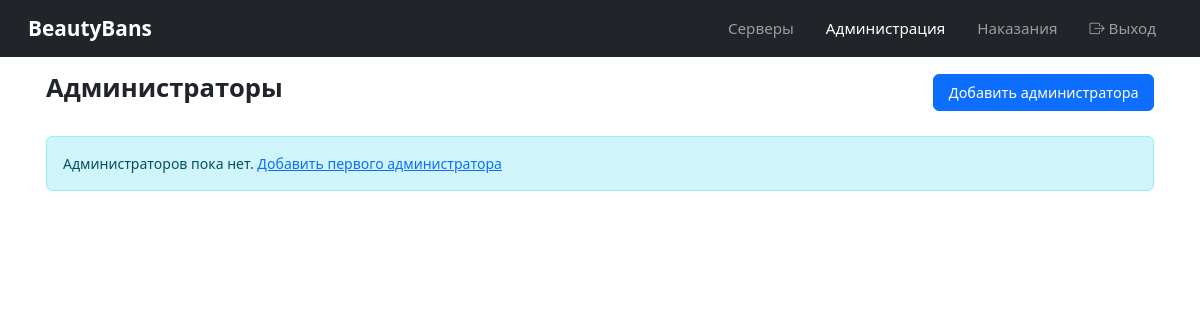
The app's page /admins/admins/ (signed in), older data.
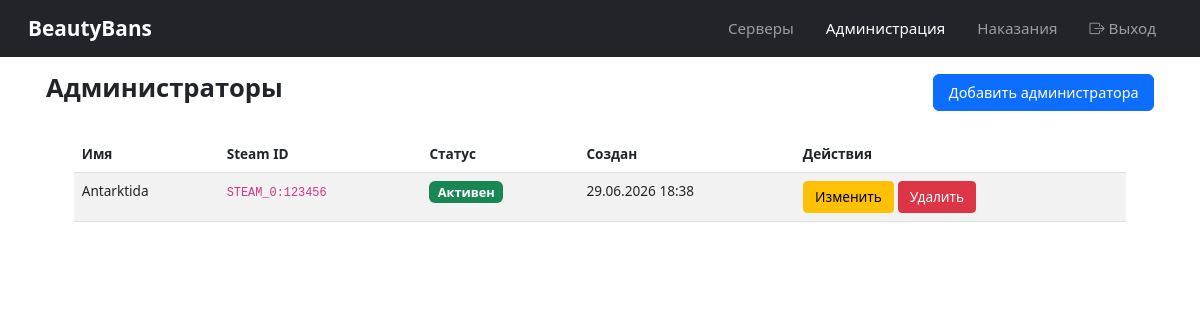
The same page, newer data.
### admins/models.py (models this page shows, shortened)
class Admin(models.Model):
    steam_id = models.CharField(max_length=64, unique=True)
    name = models.CharField(max_length=64)
    is_active = models.BooleanField(default=True)
    created_at = models.DateTimeField(auto_now_add=True)
    class Meta:
        verbose_name = 'Admin'
        verbose_name_plural = 'Admins'

### admins/views.py (the view)
# urls.py: path('admins/', views.admins_list, name='admins_list'),
@login_required
def admins_list(request):
    admins = Admin.objects.all().order_by('-created_at')
    return render(request, 'admins/admins_list.html', {'admins': admins})

### admins/templates/admins/admins_list.html (shortened to what this page needs)
{% extends 'base.html' %}
{% block content %}
<div class="d-flex justify-content-between align-items-center mb-4">
    <h1>Администраторы</h1>
    <a href="{% url 'admins:admin_add' %}" class="btn btn-primary">Добавить администратора</a>
</div>
{% if admins %}
<div class="table-responsive">
    <table class="table table-striped">
        <thead>
            <tr>
                <th>Имя</th>
                <th>Steam ID</th>
                <th>Статус</th>
                <th>Создан</th>
                <th>Действия</th>
            </tr>
        </thead>
        <tbody>
            {% for admin in admins %}
            <tr>
                <td>{{ admin.name }}</td>
                <td><code>{{ admin.steam_id }}</code></td>
                <td>
                    {% if admin.is_active %}
                    <span class="badge bg-success">Активен</span>
                    {% else %}
                    <span class="badge bg-secondary">Неактивен</span>
                    {% endif %}
                </td>
                <td>{{ admin.created_at|date:"d.m.Y H:i" }}</td>
                <td>
                    <a href="{% url 'admins:admin_edit' admin.pk %}" class="btn btn-sm btn-warning">Изменить</a>
                    <a href="{% url 'admins:admin_delete' admin.pk %}" class="btn btn-sm btn-danger">Удалить</a>
                </td>
            </tr>
            {% endfor %}
        </tbody>
    </table>
</div>
{% else %}
<div class="alert alert-info">
    Администраторов пока нет. <a href="{% url 'admins:admin_add' %}">Добавить первого администратора</a>
</div>
{% endif %}
{% endblock %}

Row changes from the older to the newer data that the page shows:
added Admin: name "Antarktida", steam_id "STEAM_0:123456", is_active "Активен", created_at "29.06.2026 18:38"
Text that changed along with them:
text no longer shown: "Администраторов пока нет. Добавить первого администратора"
text now shown: "Имя Steam ID Статус Создан Действия"
